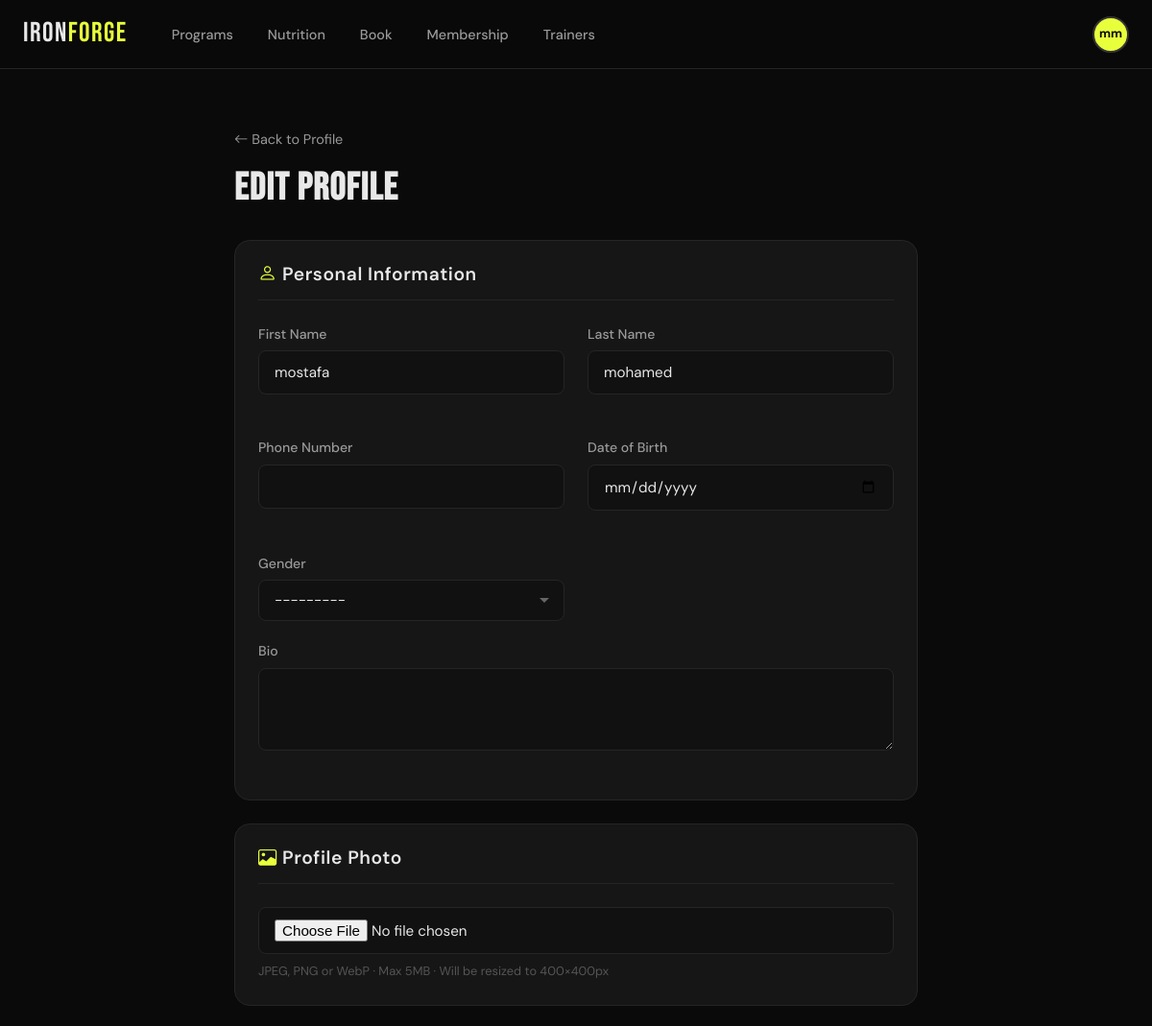
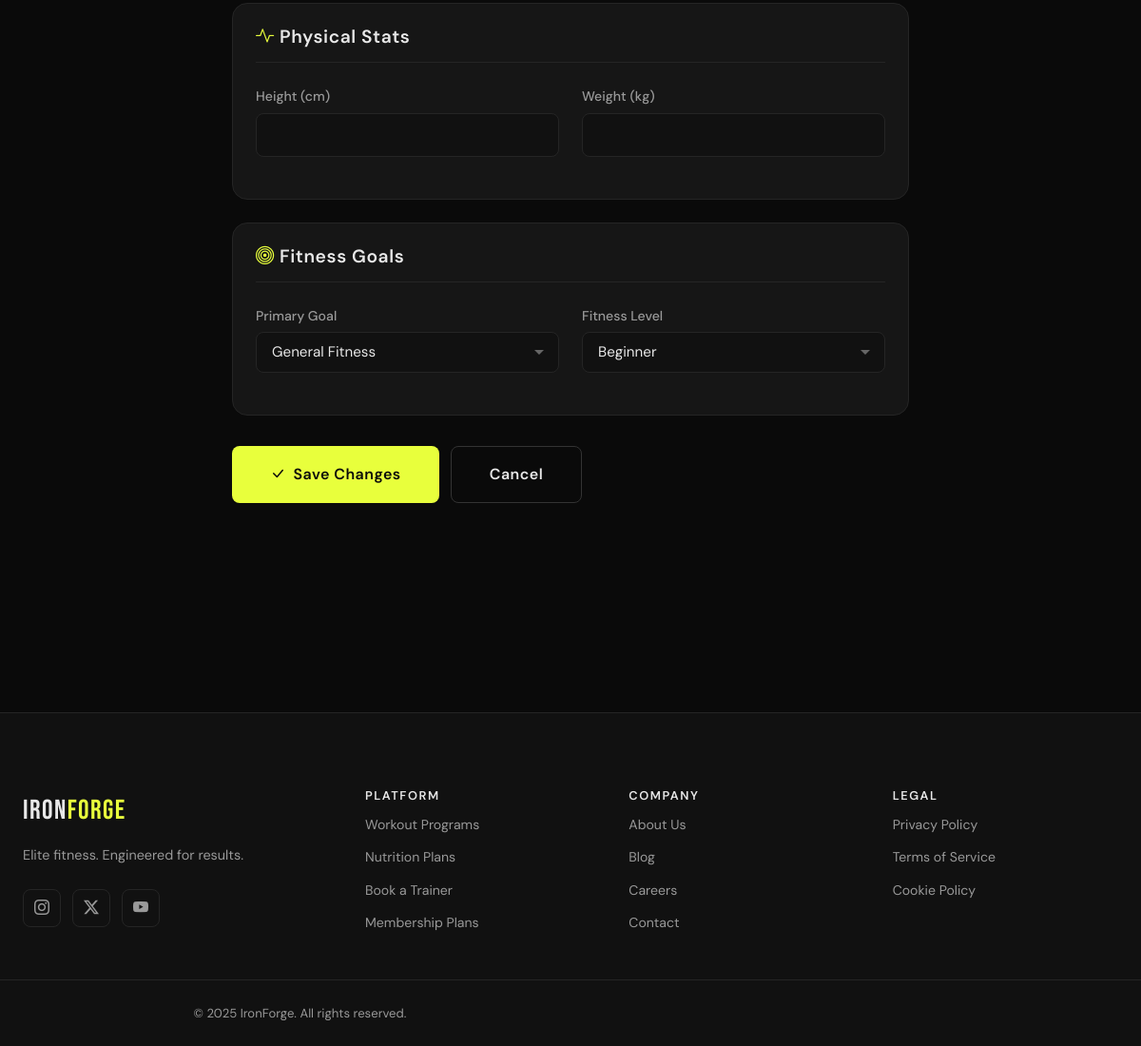
Screenshot of /profile/edit/ (signed in) with the database file from the repository (2 pictures, top to bottom).
### apps/users/models.py (models this page shows, shortened)
class CustomUser(AbstractUser):
    GENDER_CHOICES = [
        ('M', 'Male'),
        ('F', 'Female'),
        ('O', 'Other'),
        ('N', 'Prefer not to say'),
    ]
    FITNESS_GOAL_CHOICES = [
        ('weight_loss', 'Weight Loss'),
        ('muscle_gain', 'Muscle Gain'),
        ('endurance', 'Endurance'),
        ('flexibility', 'Flexibility'),
        ('maintenance', 'Maintenance'),
        ('general_fitness', 'General Fitness'),
    ]
    FITNESS_LEVEL_CHOICES = [
        ('beginner', 'Beginner'),
        ('intermediate', 'Intermediate'),
        ('advanced', 'Advanced'),
    ]
    email = models.EmailField(unique=True)
    phone_regex = RegexValidator(
        regex=r'^\+?1?\d{9,15}$',
        message="Phone number must be entered in format: '+999999999'. Up to 15 digits."
    )
    phone = models.CharField(validators=[phone_regex], max_length=17, blank=True)
    date_of_birth = models.DateField(null=True, blank=True)
    gender = models.CharField(max_length=1, choices=GENDER_CHOICES, blank=True)
    profile_image = models.ImageField(upload_to='profiles/', blank=True, null=True)
    bio = models.TextField(max_length=500, blank=True)
    height_cm = models.FloatField(null=True, blank=True)
    weight_kg = models.FloatField(null=True, blank=True)
    fitness_goal = models.CharField(max_length=20, choices=FITNESS_GOAL_CHOICES, default='general_fitness')
    fitness_level = models.CharField(max_length=15, choices=FITNESS_LEVEL_CHOICES, default='beginner')
    is_trainer = models.BooleanField(default=False)
    created_at = models.DateTimeField(auto_now_add=True)
    updated_at = models.DateTimeField(auto_now=True)
    last_login_ip = models.GenericIPAddressField(null=True, blank=True)
    USERNAME_FIELD = 'email'
    REQUIRED_FIELDS = ['username', 'first_name', 'last_name']
    class Meta:
        verbose_name = 'User'
        verbose_name_plural = 'Users'
        ordering = ['-created_at']
    @property
    def bmi(self):
        if self.height_cm and self.weight_kg:
            height_m = self.height_cm / 100
            return round(self.weight_kg / (height_m ** 2), 1)
        return None
    @property
    def active_membership(self):
        from apps.memberships.models import UserMembership
        from django.utils import timezone
        return UserMembership.objects.filter(
            user=self,
            is_active=True,
            end_date__gte=timezone.now().date()
        ).first()

### apps/users/views.py (the view, shortened to what this page needs)
# urls.py: path('profile/edit/', views.UserProfileUpdateView.as_view(), name='profile_edit'),
class UserProfileUpdateView(LoginRequiredMixin, UpdateView):
    model = CustomUser
    form_class = UserProfileForm
    template_name = 'users/profile_edit.html'
    success_url = reverse_lazy('profile')
    def get_object(self):
        return self.request.user

### apps/memberships/context_processors.py (called while the page is built)
def membership_context(request):
    context = {}
    if request.user.is_authenticated:
        context['user_membership'] = request.user.active_membership
    return context

### templates/users/profile_edit.html (shortened to what this page needs)
{% extends 'base.html' %}
{% load static %}
{% block content %}
<div style="padding-top:calc(var(--nav-h) + 60px); padding-bottom:100px">
  <div class="container" style="max-width:760px">
    <div style="margin-bottom:32px">
      <a href="{% url 'profile' %}" style="color:var(--text-dim); font-size:.9rem"><i class="bi bi-arrow-left"></i> Back to Profile</a>
      <h1 class="page-title" style="margin-top:16px">Edit Profile</h1>
    </div>
    <form method="post" enctype="multipart/form-data">
      <div class="card" style="margin-bottom:24px">
        <div class="card-body">
          <h4 style="color:var(--text); margin-bottom:24px; padding-bottom:16px; border-bottom:1px solid var(--border)">
            <i class="bi bi-person" style="color:var(--primary)"></i> Personal Information
          </h4>
          <div class="grid-2">
            <div class="form-group">
              <label class="form-label">First Name</label>
              {{ form.first_name }}
            </div>
            <div class="form-group">
              <label class="form-label">Last Name</label>
              {{ form.last_name }}
            </div>
            <div class="form-group">
              <label class="form-label">Phone Number</label>
              {{ form.phone }}
            </div>
            <div class="form-group">
              <label class="form-label">Date of Birth</label>
              {{ form.date_of_birth }}
            </div>
            <div class="form-group">
              <label class="form-label">Gender</label>
              {{ form.gender }}
            </div>
          </div>
          <div class="form-group">
            <label class="form-label">Bio</label>
            {{ form.bio }}
          </div>
        </div>
      </div>
      <div class="card" style="margin-bottom:24px">
        <div class="card-body">
          <h4 style="color:var(--text); margin-bottom:24px; padding-bottom:16px; border-bottom:1px solid var(--border)">
            <i class="bi bi-image" style="color:var(--primary)"></i> Profile Photo
          </h4>
          {{ form.profile_image }}
          <p style="font-size:.8rem;margin-top:8px;max-width:none;color:var(--muted)">JPEG, PNG or WebP · Max 5MB · Will be resized to 400×400px</p>
        </div>
      </div>
      <div class="card" style="margin-bottom:24px">
        <div class="card-body">
          <h4 style="color:var(--text); margin-bottom:24px; padding-bottom:16px; border-bottom:1px solid var(--border)">
            <i class="bi bi-activity" style="color:var(--primary)"></i> Physical Stats
          </h4>
          <div class="grid-2">
            <div class="form-group">
              <label class="form-label">Height (cm)</label>
              {{ form.height_cm }}
            </div>
            <div class="form-group">
              <label class="form-label">Weight (kg)</label>
              {{ form.weight_kg }}
            </div>
          </div>
        </div>
      </div>
      <div class="card" style="margin-bottom:32px">
        <div class="card-body">
          <h4 style="color:var(--text); margin-bottom:24px; padding-bottom:16px; border-bottom:1px solid var(--border)">
            <i class="bi bi-bullseye" style="color:var(--primary)"></i> Fitness Goals
          </h4>
          <div class="grid-2">
            <div class="form-group">
              <label class="form-label">Primary Goal</label>
              {{ form.fitness_goal }}
            </div>
            <div class="form-group">
              <label class="form-label">Fitness Level</label>
              {{ form.fitness_level }}
            </div>
          </div>
        </div>
      </div>
      <div style="display:flex; gap:12px">
        <button type="submit" class="btn btn-primary btn-lg">
          <i class="bi bi-check-lg"></i> Save Changes
        </button>
        <a href="{% url 'profile' %}" class="btn btn-ghost btn-lg">Cancel</a>
      </div>
    </form>
  </div>
</div>
{% endblock %}

### templates/base.html (shortened to what this page needs)
<!DOCTYPE html>
<html lang="en">
<head>
  <link rel="stylesheet" href="https://cdn.jsdelivr.net/npm/bootstrap-icons@1.11.3/font/bootstrap-icons.css" />
  {% load static %}
  <link rel="stylesheet" href="{% static 'css/main.css' %}" />
</head>
<body class="{% block body_class %}{% endblock %}">
  <nav class="navbar" id="navbar">
    <div class="nav-inner">
      <a href="{% url 'landing' %}" class="nav-logo">IRON<span>FORGE</span></a>
      <ul class="nav-links" id="navLinks">
        <li><a href="{% url 'workouts' %}">Programs</a></li>
        <li><a href="{% url 'diet_plans' %}">Nutrition</a></li>
        <li><a href="{% url 'sessions' %}">Book</a></li>
        <li><a href="{% url 'membership_plans' %}">Membership</a></li>
        <li><a href="{% url 'trainers' %}">Trainers</a></li>
      </ul>
      <div class="nav-actions">
        {% if user.is_authenticated %}
          {% if user.profile_image %}
            <img src="{{ user.profile_image.url }}" class="nav-avatar" alt="Profile" />
          {% else %}
            <div class="nav-avatar nav-avatar--initials">{{ user.first_name.0 }}{{ user.last_name.0 }}</div>
          {% endif %}
        {% else %}
          <a href="{% url 'account_login' %}" class="btn btn-ghost">Login</a>
          <a href="{% url 'account_signup' %}" class="btn btn-primary">Join Now</a>
        {% endif %}
      </div>
    </div>
  </nav>
  <main>{% block content %}{% endblock %}</main>
  <footer class="footer">
    <div class="footer-inner">
      <div class="footer-brand">
        <a href="{% url 'landing' %}" class="nav-logo">IRON<span>FORGE</span></a>
        <p>Elite fitness. Engineered for results.</p>
        <div class="footer-social">
          <a href="#" aria-label="Instagram"><i class="bi bi-instagram"></i></a>
          <a href="#" aria-label="Twitter"><i class="bi bi-twitter-x"></i></a>
          <a href="#" aria-label="YouTube"><i class="bi bi-youtube"></i></a>
        </div>
      </div>
      <div class="footer-links">
        <div class="footer-col">
          <h4>Platform</h4>
          <a href="{% url 'workouts' %}">Workout Programs</a>
          <a href="{% url 'diet_plans' %}">Nutrition Plans</a>
          <a href="{% url 'sessions' %}">Book a Trainer</a>
          <a href="{% url 'membership_plans' %}">Membership Plans</a>
        </div>
        <div class="footer-col">
          <h4>Company</h4>
          <a href="#">About Us</a>
          <a href="#">Blog</a>
          <a href="#">Careers</a>
          <a href="#">Contact</a>
        </div>
        <div class="footer-col">
          <h4>Legal</h4>
          <a href="#">Privacy Policy</a>
          <a href="#">Terms of Service</a>
          <a href="#">Cookie Policy</a>
        </div>
      </div>
    </div>
    <div class="footer-bottom">
      <p>© 2025 IronForge. All rights reserved.</p>
    </div>
  </footer>
</body>
</html>

### rows the page displays
CustomUser: first_name.0 "m", last_name.0 "m", first_name "mostafa", last_name "mohamed", gender "---------", fitness_goal "General Fitness", fitness_level "Beginner"
